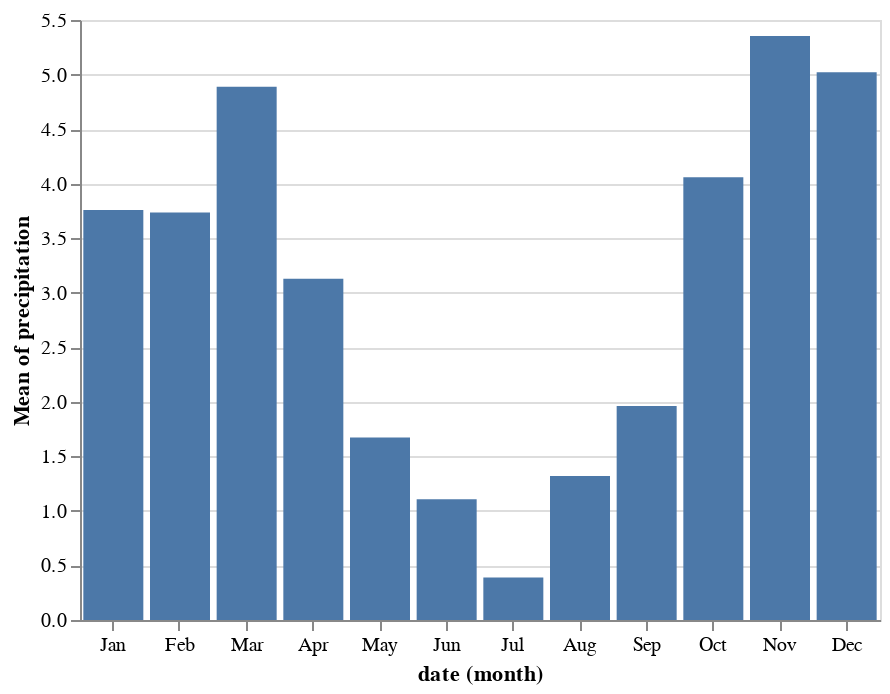

The code cell stored with this chart in its notebook:
### Markdown cell above
Let's start from a plot showing monthly precipitation.

Note that we can assign a Chart object to a variable and call it to display.

### Code cell
monthly_precip = alt.Chart(df).mark_bar().encode(x="month(date):O", y="mean(precipitation)")
monthly_precip

### Figure 1 — Vega-Lite specification as saved in the notebook (floating-point values rounded to 4 significant figures; data arrays with more than 128 entries replaced by an {"elided": "..."} marker saying what was removed)
{"$schema": "https://vega.github.io/schema/vega-lite/v2.6.0.json", "config": {"view": {"height": 300, "width": 400}}, "data": {"name": "data-d4a756336a072a66ce3177ae223f1a37"}, "datasets": {"data-d4a756336a072a66ce3177ae223f1a37": {"elided": "1461 records"}}, "encoding": {"x": {"field": "date", "timeUnit": "month", "type": "ordinal"}, "y": {"aggregate": "mean", "field": "precipitation", "type": "quantitative"}}, "mark": "bar"}
